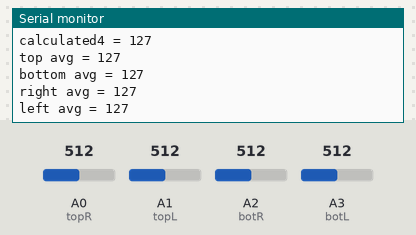
Recording of a sketch running on a simulated Arduino Uno, built with avr-gcc and run on an emulated ATmega328P. Shown: the last lines printed to the serial monitor. The inputs (shaded band) are chosen by the test bench; at power-on: A1 (topL) = 512, A0 (topR) = 512, A2 (botR) = 512, A3 (botL) = 512.

Above: at 2.7 s.
2.8 s: A1 (topL) set to 43
At 2.85 s:
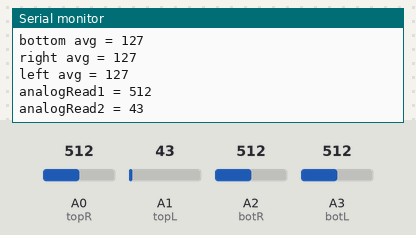
4.3 s: A1 (topL) set to 37
At 4.56 s:
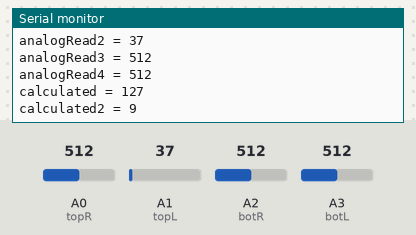
Timing chart, 0 to 7.3 s (numbered marks = the images above; inputs shaded):
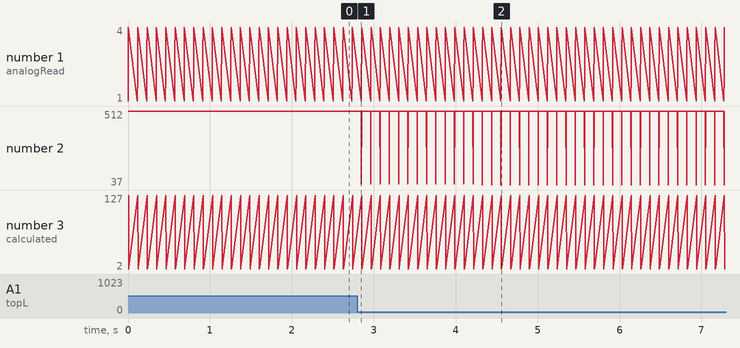

Measured:
- the behaviour switches between 41 and 40 on A1 (topL) (found by bisection; images 1 and 2)
- after the input at 2.8 s, the serial monitor: prints a new line after 0.05 s (image 1)
- after the input at 4.3 s, the serial monitor: prints a new line at once (image 2)

The sketch:

LDR_Manual_Calc.ino
```cpp
#define topR A0
#define topL A1
#define botR A2
#define botL A3
void setup() {
  Serial.begin(115200);
  pinMode(topR, INPUT);
  pinMode(topL, INPUT);
  pinMode(botR, INPUT);
  pinMode(botL, INPUT);
}

void loop() {
  int data1 = analogRead(topR);
  int data2 = analogRead(topL);
  int data3 = analogRead(botR);
  int data4 = analogRead(botL);
  Serial.print("analogRead1 = ");
  Serial.println(data1);
  Serial.print("analogRead2 = ");
  Serial.println(data2);
  Serial.print("analogRead3 = ");
  Serial.println(data3);
  Serial.print("analogRead4 = ");
  Serial.println(data4);

  int cdata1 = map(data1, 0, 1023, 0, 255);
  int cdata2 = map(data2, 0, 1023, 0, 255);
  int cdata3 = map(data3, 0, 1023, 0, 255);
  int cdata4 = map(data4, 0, 1023, 0, 255);
  Serial.print("calculated = ");
  Serial.println(cdata1);
  Serial.print("calculated2 = ");
  Serial.println(cdata2);
  Serial.print("calculated3 = ");
  Serial.println(cdata3);
  Serial.print("calculated4 = ");
  Serial.println(cdata4);
  Serial.println();

  int avgdataT = (cdata1 + cdata2) / 2;
  int avgdataB = (cdata3 + cdata4) /2;
  int avgdataR = (cdata1 + cdata3) / 2;
  int avgdataL = (cdata2 + cdata4) /2;
  Serial.print("top avg = ");
  Serial.println(avgdataT);
  Serial.print("bottom avg = ");
  Serial.println(avgdataB);
  Serial.print("right avg = ");
  Serial.println(avgdataR);
  Serial.print("left avg = ");
  Serial.println(avgdataL);
  Serial.println();
  Serial.println();
  delay(100);
}
```
